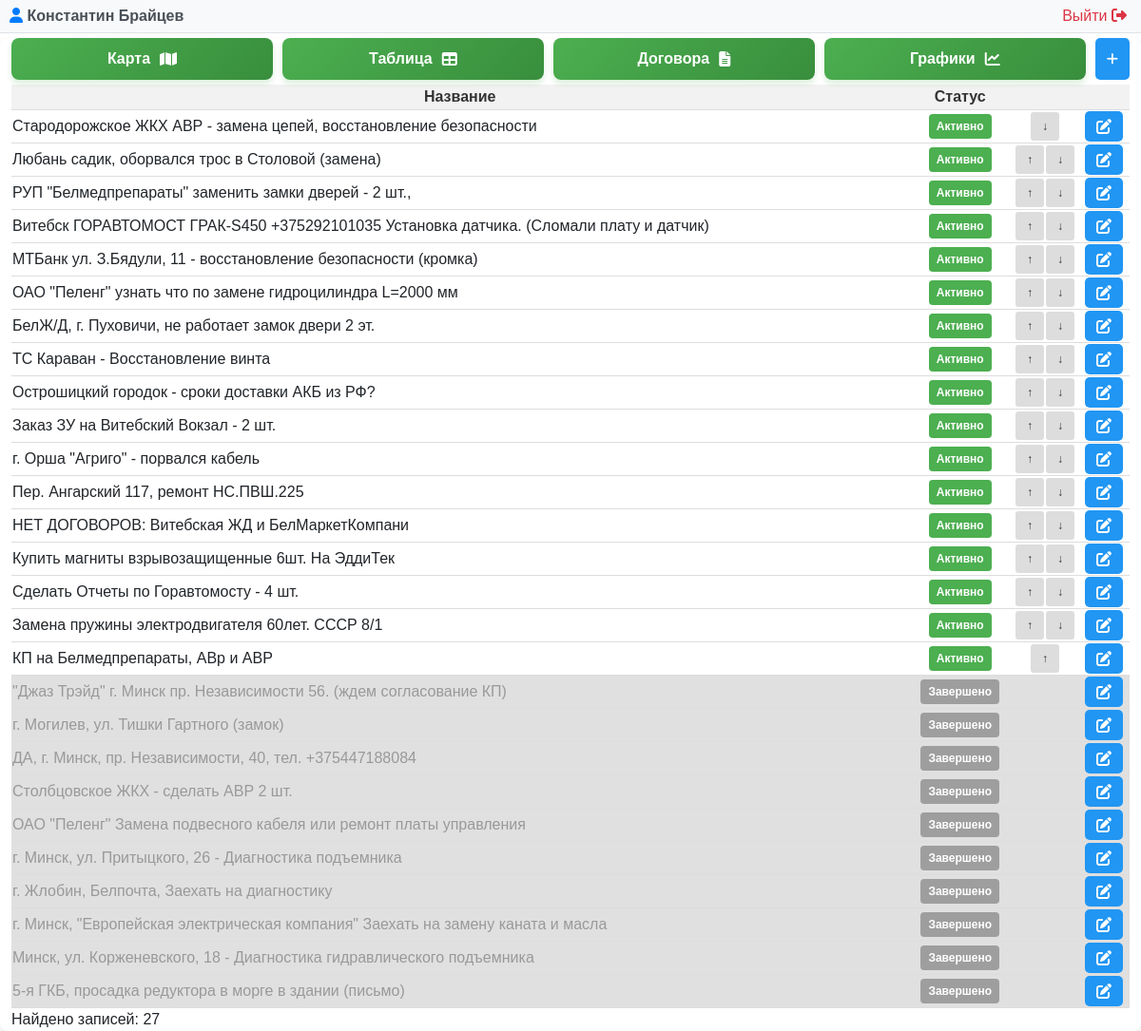
Before: /problem.php (signed in) with the older database file.
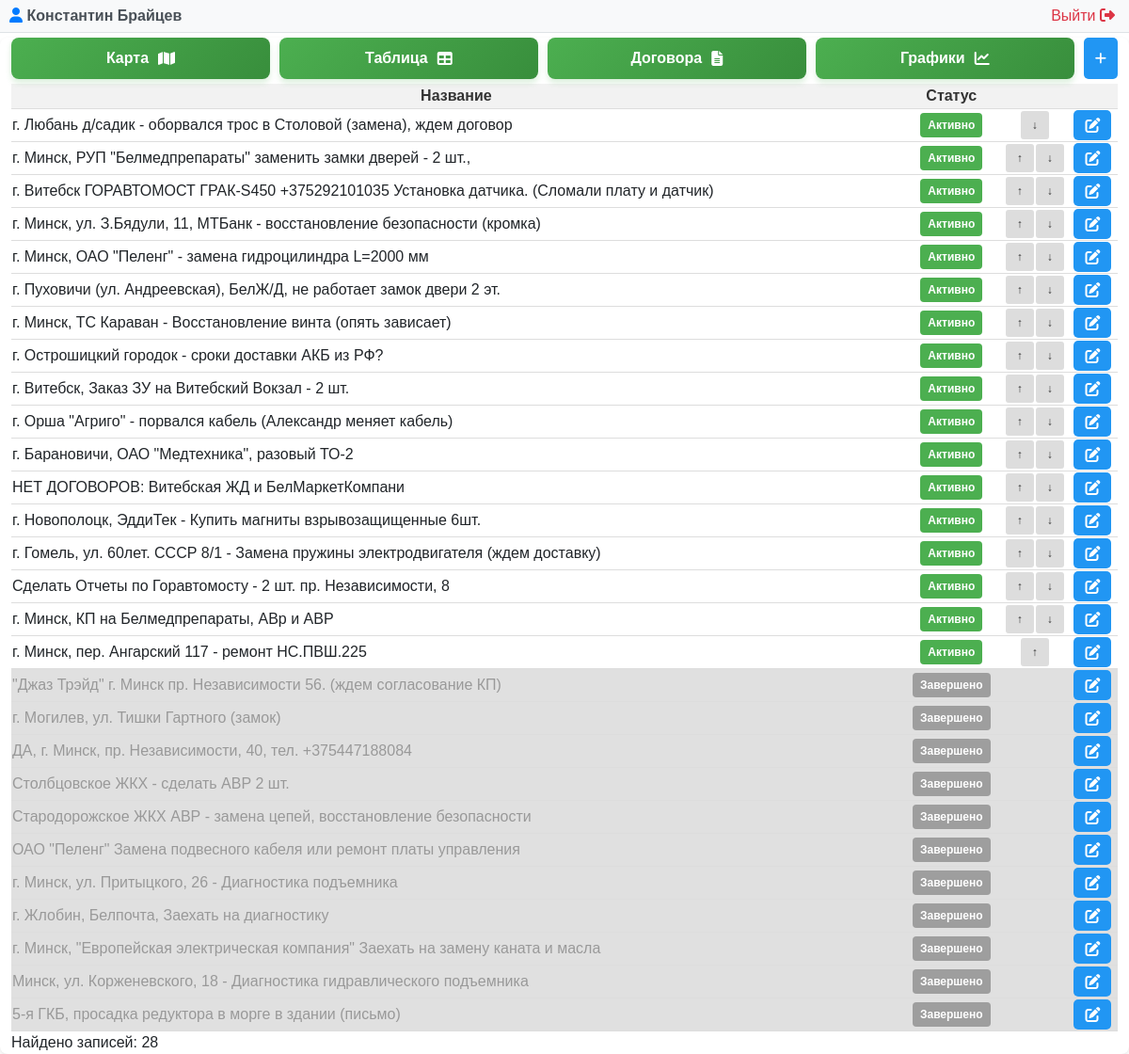
After: the same page with the newer database file.
### tables this page shows
CREATE TABLE "LIFTEH_problem" ("id" integer NOT NULL PRIMARY KEY AUTOINCREMENT, "name" varchar(255) NOT NULL, "created_date" DATETIME DEFAULT CURRENT_TIMESTAMP, "is_completed" bool NOT NULL, "user_id" integer NOT NULL REFERENCES "auth_user" ("id") DEFERRABLE INITIALLY DEFERRED, priority INTEGER);

### problem.php (called while the page is built, shortened)
<?php
require __DIR__ . '/modules/problem/problem.php';

### modules/auth/auth.php (called while the page is built, shortened)
<?php
function getCurrentUser() {
    try {
        $pdo = new PDO("sqlite:" . DB_PATH);
        $pdo->setAttribute(PDO::ATTR_ERRMODE, PDO::ERRMODE_EXCEPTION);
        $stmt = $pdo->prepare("SELECT id, username, email, first_name, last_name, is_superuser, is_active FROM auth_user WHERE id = ?");
        $stmt->execute([$_SESSION['user_id']]);
        return $stmt->fetch(PDO::FETCH_ASSOC);
    } catch (PDOException $e) {
        error_log("Ошибка получения пользователя: " . $e->getMessage());
        return null;
    }
}
?>

### modules/problem/problem.php (the view, shortened to what this page needs)
<?php
require_once __DIR__ . '/../../modules/auth/auth.php';
$currentUser = getCurrentUser();
$isSuperAdmin = ($currentUser['is_superuser'] ?? 0) == 1;
try {
    $db = new PDO('sqlite:' . DB_PATH);
    $db->setAttribute(PDO::ATTR_ERRMODE, PDO::ERRMODE_EXCEPTION);
} catch(PDOException $e) {
    die("Ошибка подключения к БД: " . $e->getMessage());
}
$db->exec("CREATE TABLE IF NOT EXISTS LIFTEH_problem (
    id INTEGER PRIMARY KEY AUTOINCREMENT,
    name TEXT NOT NULL,
    created_date DATETIME DEFAULT CURRENT_TIMESTAMP,
    is_completed INTEGER DEFAULT 0,
    user_id INTEGER,
    priority INTEGER DEFAULT 0
)");
$stmt = $db->query("SELECT * FROM LIFTEH_problem WHERE is_completed != 2 ORDER BY is_completed, priority ASC");
$problems = $stmt->fetchAll(PDO::FETCH_ASSOC);
?>
<!DOCTYPE html>
<html lang="ru">
<?php $pageTitle = 'Управление проблемами'; include __DIR__ . '/../../includes/header.php'; ?>
<body>
<?php include __DIR__ . '/../../modules/admin/user_panel.php'; ?>
    <div class="container">
        <div class="controls">
            <div class="button-group">
                <a href="/map.php" class="map-button">
                    <span class="button-text">Карта</span>
                    <i class="fas fa-map"></i>
                </a>
                <a href="/index.php" class="map-button">
                    <span class="button-text">Таблица</span>
                    <i class="fas fa-table"></i>
                </a>
                <?php if ($isSuperAdmin): ?>
                <a href="/dogovor.php" class="map-button">
                    <span class="button-text">Договора</span>
                    <i class="fas fa-file-alt"></i>
                </a>
                <a href="/charts.php" class="map-button">
                    <span class="button-text">Графики</span>
                    <i class="fas fa-chart-line"></i>
                </a>
                <?php endif; ?>
                <button class="btn btn-primary" onclick="openAddModal()">
                    <i class="fas fa-plus"></i>
                </button>
            </div>
        </div>
        <table id="problemTable">
            <thead>
                <tr>
                    <th>Название</th>
                    <th>Статус</th>
                    <th></th>
                    <th></th>
                </tr>
            </thead>
            <tbody>
                <?php foreach ($problems as $problem): ?>
                <tr class="<?php if ($problem['is_completed'] == 2) echo 'deleted';
                                else if ($problem['is_completed'] == 1) echo 'completed';
                                ?>" id="row-<?= $problem['id'] ?>">
                    <td style="text-align: left;"><?= htmlspecialchars($problem['name']) ?></td>
                    <td>
                        <form method="POST" style="display: inline;" onsubmit="return toggleComplete(event, this)">
                            <button type="submit" class="status-badge <?= $problem['is_completed'] ? 'status-completed' : 'status-active' ?>">
                                <?= $problem['is_completed'] ? 'Завершено' : 'Активно' ?>
                            </button>
                        </form>
                    </td>
                    <td style="width: 70px;">
                      <div class="priority-buttons">
                        <?php
                        $minMax = $db->query("SELECT MIN(priority) as min_priority, MAX(priority) as max_priority
                                                    FROM LIFTEH_problem
                                                    WHERE is_completed = 0")->fetch(PDO::FETCH_ASSOC);
                        $minPriority = $minMax['min_priority'];
                        $maxPriority = $minMax['max_priority'];
                        ?>
                        <?php if ($problem['is_completed'] == 0): ?>
                            <?php if ($problem['priority'] > $minPriority): ?>
                                <form method="POST" style="display: inline;" onsubmit="return movePriority(event, this)">
                                    <button type="submit" class="priority-btn" title="Повысить приоритет">↑</button>
                                </form>
                            <?php endif; ?>
                            <?php if ($problem['priority'] < $maxPriority): ?>
                                <form method="POST" style="display: inline;" onsubmit="return movePriority(event, this)">
                                    <button type="submit" class="priority-btn" title="Понизить приоритет">↓</button>
                                </form>
                            <?php endif; ?>
                        <?php else: ?> <span class="priority-disabled"></span> <?php endif; ?>
                      </div>
                    </td>
                    <td class="actions">
                        <button class="btn edit-btn" onclick="openEditModal(<?= $problem['id'] ?>)">
                            <i class="fas fa-edit"></i>
                        </button>
                    </td>
                </tr>
                <?php endforeach; ?>
            </tbody>
        </table>
        <div class="count">Найдено записей: <?= count($problems); ?></div>
    </div>
</body>
</html>

### includes/header.php (shortened to what this page needs)
<head>
    <link href="https://cdn.jsdelivr.net/npm/bootstrap@5.1.3/dist/css/bootstrap.min.css" rel="stylesheet">
    <link rel="stylesheet" href="https://cdnjs.cloudflare.com/ajax/libs/font-awesome/6.4.0/css/all.min.css">
    <?php
    $currentPage = parse_url($_SERVER['REQUEST_URI'], PHP_URL_PATH);
    $currentPage = rtrim($currentPage, '/');
    ?>
    <?php if ($currentPage == '/problem.php'): ?>
        <link rel="stylesheet" href="/assets/css/problem_styles.css">
        <link rel="stylesheet" href="/assets/css/modal-styles.css">
    <?php endif; ?>
</head>

### modules/admin/user_panel.php (shortened to what this page needs)
<div class="user-panel">
    <div class="user-info">
        <span class="user-name">
            <i class="fas fa-user"></i>
            <?php echo htmlspecialchars($currentUser['first_name'] ?? ''); ?>
            <?php echo htmlspecialchars($currentUser['last_name'] ?? ''); ?>
        </span>
        <a href="/modules/auth/logout.php" class="logout-btn">
          Выйти <i class="fas fa-sign-out-alt"></i>
        </a>
    </div>
</div>

### assets/css/problem_styles.css (style rules this page uses)
body { font-family: Arial, sans-serif; }
.container { max-width: 1400px; margin: 0 auto; background-color: white; border-radius: 8px; box-shadow: 0 2px 4px rgba(0, 0, 0, 0.1); }
.btn { margin: 0px !important; padding: 8px 12px !important; border-radius: 5px !important; }
.button-group { flex-wrap: wrap; margin-top: 5px; display: flex; gap: 10px; }
.map-button, .refresh-button { flex: 1; padding: 10px 10px; border-radius: 8px; text-decoration: none; display: flex; align-items: center; justify-content: center; gap: 10px; font-weight: bold; font-size: 16px; transition: all 0.3s ease; text-align: center; }
.map-button { background: linear-gradient(135deg, #4CAF50 0%, #388E3C 100%); color: white; box-shadow: 0 4px 6px rgba(76, 175, 80, 0.2); }
table { width: 100%; border-collapse: collapse; margin-top: 5px; }
th, td { text-align: center; border-bottom: 1px solid #ddd; }
th { background-color: #f2f2f2; font-weight: bold; color: #333; }
.btn { display: inline-block; padding: 8px 16px; background-color: #4CAF50; color: white; border: none; border-radius: 4px; cursor: pointer; font-size: 14px; text-decoration: none; margin-right: 5px; transition: opacity 0.3s; }
.btn-primary { background-color: #2196F3; }
.completed { background-color: #e0e0e0; color: #999; }
.completed td { color: #999; }
.actions { white-space: nowrap; }
.priority-buttons { display: inline-flex; gap: 2px; }
.priority-btn { width: 30px; height: 30px; padding: 4px 8px; font-size: 12px; background-color: #ddd; color: #333; border: none; border-radius: 3px; cursor: pointer; }
.status-badge { padding: 4px 8px; border-radius: 4px; font-size: 12px; font-weight: bold; border: none; cursor: pointer; }
.status-active { background-color: #4CAF50; color: white; }
.status-completed { background-color: #9e9e9e; color: white; }

### assets/css/modal-styles.css (style rules this page uses)
.edit-btn, .cancel-btn, .save-btn { flex: 1; color: white; border: none; padding: 10px 10px; border-radius: 5px; cursor: pointer; font-size: 16px; display: inline-flex; align-items: center; gap: 5px; transition: all 0.2s; font-family: inherit; justify-content: center; }
.edit-btn { background-color: #2196F3; }

### modules/admin/user_panel.php (style rules this page uses)
.user-panel { background-color: #f8f9fa; padding: 5px 10px; border-bottom: 1px solid #dee2e6; margin-bottom: 0px; }
.user-info { max-width: 1200px; margin: 0 auto; display: flex; justify-content: space-between; align-items: center; }
.user-name { font-weight: bold; color: #495057; }
.user-name i { color: #007bff; }
.logout-btn { color: #dc3545; text-decoration: none; border-radius: 4px; transition: background-color 0.3s; }
.logout-btn i { margin-right: 5px; }

Changed rows visible on the page:
changed lifteh_problem: name "Любань садик, оборвался трос в Столовой (замена)" → "г. Любань д/садик - оборвался трос в Столовой (замена), ждем договор"; no longer shows "↑"
changed lifteh_problem: name "РУП \"Белмедпрепараты\" заменить замки дверей - 2 шт.," → "г. Минск, РУП \"Белмедпрепараты\" заменить замки дверей - 2 шт.,"
changed lifteh_problem: name "Витебск ГОРАВТОМОСТ ГРАК-S450 +375292101035 Установка датчика. (Сломали плату и датчик)" → "г. Витебск ГОРАВТОМОСТ ГРАК-S450 +375292101035 Установка датчика. (Сломали плату и датчик)"
changed lifteh_problem: name "МТБанк ул. З.Бядули, 11 - восстановление безопасности (кромка)" → "г. Минск, ул. З.Бядули, 11, МТБанк - восстановление безопасности (кромка)"
changed lifteh_problem: name "ОАО \"Пеленг\" узнать что по замене гидроцилиндра L=2000 мм" → "г. Минск, ОАО \"Пеленг\" - замена гидроцилиндра L=2000 мм"
changed lifteh_problem: name "БелЖ/Д, г. Пуховичи, не работает замок двери 2 эт." → "г. Пуховичи (ул. Андреевская), БелЖ/Д, не работает замок двери 2 эт."
changed lifteh_problem: name "ТС Караван - Восстановление винта" → "г. Минск, ТС Караван - Восстановление винта (опять зависает)"
changed lifteh_problem: name "Острошицкий городок - сроки доставки АКБ из РФ?" → "г. Острошицкий городок - сроки доставки АКБ из РФ?"
changed lifteh_problem: name "Заказ ЗУ на Витебский Вокзал - 2 шт." → "г. Витебск, Заказ ЗУ на Витебский Вокзал - 2 шт."
changed lifteh_problem: name "г. Орша \"Агриго\" - порвался кабель" → "г. Орша \"Агриго\" - порвался кабель (Александр меняет кабель)"
added lifteh_problem: name "г. Барановичи, ОАО \"Медтехника\", разовый ТО-2", is_completed "Активно"
changed lifteh_problem: name "Купить магниты взрывозащищенные 6шт. На ЭддиТек" → "г. Новополоцк, ЭддиТек - Купить магниты взрывозащищенные 6шт."
changed lifteh_problem: name "Замена пружины электродвигателя 60лет. СССР 8/1" → "г. Гомель, ул. 60лет. СССР 8/1 - Замена пружины электродвигателя (ждем доставку)"; moves up the list
changed lifteh_problem: name "Сделать Отчеты по Горавтомосту - 4 шт." → "Сделать Отчеты по Горавтомосту - 2 шт. пр. Независимости, 8"
changed lifteh_problem: name "КП на Белмедпрепараты, АВр и АВР" → "г. Минск, КП на Белмедпрепараты, АВр и АВР"; now shows "↓"
changed lifteh_problem: name "Пер. Ангарский 117, ремонт НС.ПВШ.225" → "г. Минск, пер. Ангарский 117 - ремонт НС.ПВШ.225"; no longer shows "↓"; moves down the list
changed lifteh_problem "Стародорожское ЖКХ АВР - замена цепей, восстановление безопасности": is_completed "Активно ↓" → "Завершено"; moves down the list
Other visible differences:
count($problems): "27" → "28"
